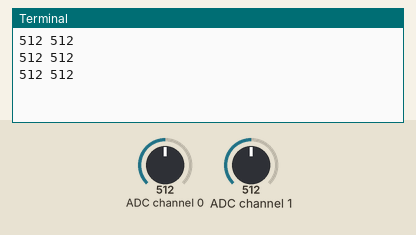
Bench run of a program on a simulated Raspberry Pi (BCM pin numbers). Parts: the last lines printed to the terminal. Inputs (shaded band) come from the test bench; at power-on: ADC channel 0 = 512, ADC channel 1 = 512 (analog values on the 0–1023 scale).

Above: at 1.2 s.
1.3 s: ADC channel 0 set to 716
At 1.9 s:
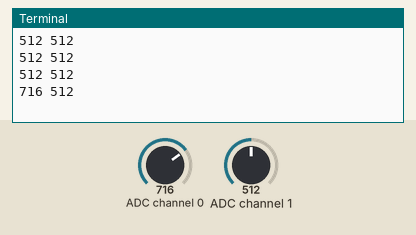
2.8 s: ADC channel 1 set to 716
At 3.4 s:
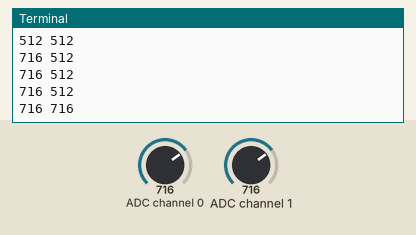
4.3 s: ADC channel 0 set to 900
At 4.9 s:
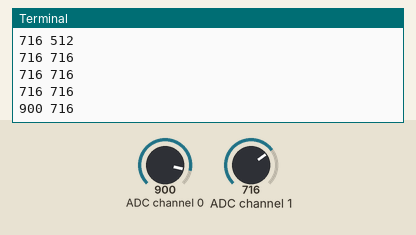
5.8 s: ADC channel 1 set to 900
At 6.4 s:
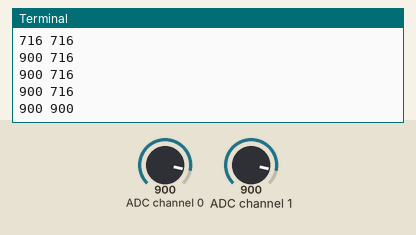
Timing chart, 0 to 8.3 s (numbered marks = the images above; inputs shaded):
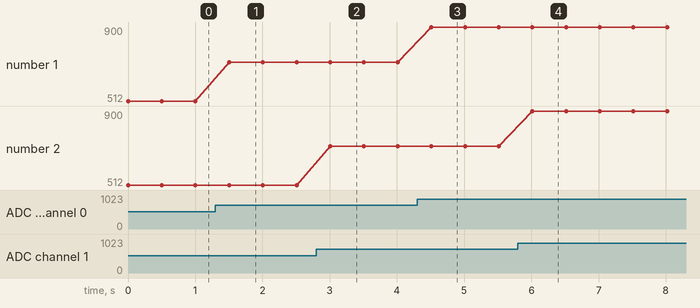

The program:

sensor.py
```python
import RPi.GPIO as GPIO
import time
import spidev

GPIO.setmode(GPIO.BCM)
spi = spidev.SpiDev()
spi.open(0,0)
spi.max_speed_hz = 50000


#base v1

def read_spi_adc(adcChannel):
    adcValue = 0
    buff = spi.xfer2([1,(8+adcChannel)<<4,0])
    adcValue = ((buff[1]&3)<<8)+buff[2]
    #adcValue = 27.726 * pow(adcValue,-1.2045)
    return adcValue

try:
    while True:
        v1 = read_spi_adc(0)
        v2 = read_spi_adc(1)
        #v3 = read_spi_adc(2)
        print(v1,v2)
        #print("v1 : {}, v2 : {}".format(v1,v2))
        #print(v2,v3)
        time.sleep(0.5)
finally:
    GPIO.cleanup()
    spi.close()
```

Measured:
- after the input at 1.3 s, the terminal: prints a new line after 0.20 s (image 1)
- after the input at 2.8 s, the terminal: prints a new line after 0.21 s (image 2)
- after the input at 4.3 s, the terminal: prints a new line after 0.21 s (image 3)
- after the input at 5.8 s, the terminal: prints a new line after 0.22 s (image 4)
- plotted number 1: 512 → 716 after the input at 1.3 s, 716 → 900 after the input at 4.3 s
